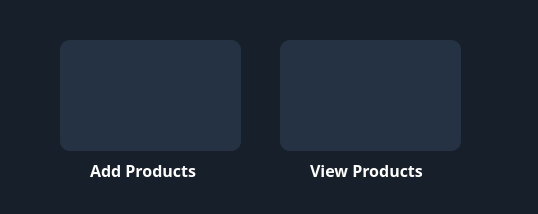
<?xml version="1.0" encoding="UTF-8"?>
<ui version="4.0">
 <class>Opc_Products</class>
 <widget class="QMainWindow" name="Opc_Products">
  <property name="geometry">
   <rect>
    <x>0</x>
    <y>0</y>
    <width>538</width>
    <height>214</height>
   </rect>
  </property>
  <property name="windowTitle">
   <string>Opciones</string>
  </property>
  <property name="windowIcon">
   <iconset>
    <normaloff>Icons/DRAGONN.ico</normaloff>Icons/DRAGONN.ico</iconset>
  </property>
  <property name="styleSheet">
   <string notr="true">background-color:rgb(23, 32, 42);</string>
  </property>
  <widget class="QWidget" name="centralwidget">
   <widget class="QPushButton" name="btn_add">
    <property name="geometry">
     <rect>
      <x>60</x>
      <y>40</y>
      <width>181</width>
      <height>111</height>
     </rect>
    </property>
    <property name="cursor">
     <cursorShape>PointingHandCursor</cursorShape>
    </property>
    <property name="styleSheet">
     <string notr="true">QPushButton{
background-color:rgb(37, 50, 67);color:white;
border-radius:10px;
}

QPushButton:hover{
background-color:rgb(159, 159, 159);

}
</string>
    </property>
    <property name="text">
     <string/>
    </property>
    <property name="icon">
     <iconset>
      <normaloff>Icons/carpeta.png</normaloff>Icons/carpeta.png</iconset>
    </property>
    <property name="iconSize">
     <size>
      <width>60</width>
      <height>60</height>
     </size>
    </property>
   </widget>
   <widget class="QPushButton" name="btn_view">
    <property name="geometry">
     <rect>
      <x>280</x>
      <y>40</y>
      <width>181</width>
      <height>111</height>
     </rect>
    </property>
    <property name="cursor">
     <cursorShape>PointingHandCursor</cursorShape>
    </property>
    <property name="styleSheet">
     <string notr="true">QPushButton{
background-color:rgb(37, 50, 67);color:white;
border-radius:10px;
}

QPushButton:hover{
background-color:rgb(159, 159, 159);

}</string>
    </property>
    <property name="text">
     <string/>
    </property>
    <property name="icon">
     <iconset>
      <normaloff>Icons/carpeta_view.png</normaloff>Icons/carpeta_view.png</iconset>
    </property>
    <property name="iconSize">
     <size>
      <width>60</width>
      <height>60</height>
     </size>
    </property>
   </widget>
   <widget class="QLabel" name="label">
    <property name="geometry">
     <rect>
      <x>90</x>
      <y>160</y>
      <width>131</width>
      <height>21</height>
     </rect>
    </property>
    <property name="font">
     <font>
      <family>Arial Black</family>
      <pointsize>12</pointsize>
      <weight>75</weight>
      <bold>true</bold>
     </font>
    </property>
    <property name="cursor">
     <cursorShape>PointingHandCursor</cursorShape>
    </property>
    <property name="styleSheet">
     <string notr="true">color:white
</string>
    </property>
    <property name="text">
     <string>Add Products</string>
    </property>
   </widget>
   <widget class="QLabel" name="label_2">
    <property name="geometry">
     <rect>
      <x>310</x>
      <y>160</y>
      <width>131</width>
      <height>21</height>
     </rect>
    </property>
    <property name="font">
     <font>
      <family>Arial Black</family>
      <pointsize>12</pointsize>
      <weight>75</weight>
      <bold>true</bold>
     </font>
    </property>
    <property name="cursor">
     <cursorShape>PointingHandCursor</cursorShape>
    </property>
    <property name="styleSheet">
     <string notr="true">color:white
</string>
    </property>
    <property name="text">
     <string>View Products</string>
    </property>
   </widget>
  </widget>
  <widget class="QStatusBar" name="statusbar"/>
 </widget>
 <resources/>
 <connections/>
</ui>
